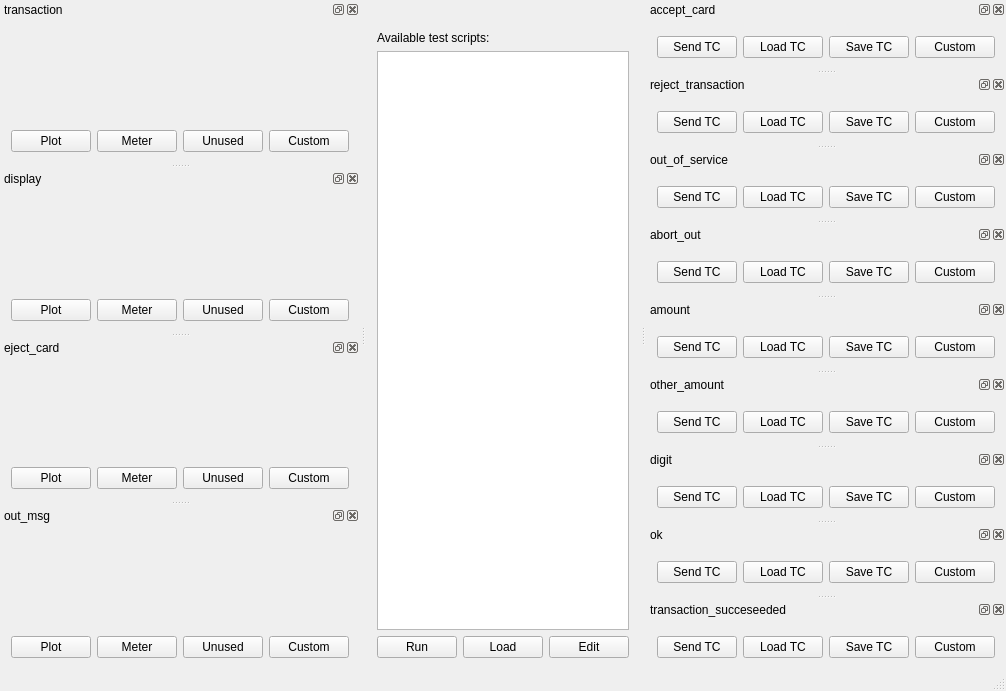
<?xml version="1.0" encoding="UTF-8"?>
<ui version="4.0">
 <class>MainWindow</class>
 <widget class="TasteMainWindow" name="MainWindow">
  <property name="geometry">
   <rect>
    <x>0</x>
    <y>0</y>
    <width>710</width>
    <height>575</height>
   </rect>
  </property>
  <property name="windowTitle">
   <string>gui</string>
  </property>
  <property name="tabShape">
   <enum>QTabWidget::Rounded</enum>
  </property>
  <property name="dockOptions">
   <set>QMainWindow::AllowNestedDocks|QMainWindow::AllowTabbedDocks|QMainWindow::AnimatedDocks</set>
  </property>
  <widget class="QWidget" name="centralWidget">
  <layout class="QVBoxLayout" name="verticalLayout">
     <item>
      <widget class="QLabel" name="tasteLogo" native="true">
       <property name="pixmap">
        <pixmap>tasteLogo_white.png</pixmap>
       </property>
      </widget>
     </item>
     <item>
      <widget class="QLabel" name="instructions" native="true">
       <property name="text">
        <string>Available test scripts:</string>
       </property>
      </widget>
     </item>
     <item>
      <widget class="QListWidget" name="msc" native="true"/>
     </item>
     <item>
      <layout class="QHBoxLayout" name="horizontalLayout">
       <item>
        <widget class="QPushButton" name="runMSC">
         <property name="text">
          <string>Run</string>
         </property>
        </widget>
       </item>
       <item>
        <widget class="QPushButton" name="loadMSC">
         <property name="text">
          <string>Load</string>
         </property>
        </widget>
       </item>
       <item>
        <widget class="QPushButton" name="editMSC">
         <property name="text">
          <string>Edit</string>
         </property>
        </widget>
       </item>
      </layout>
     </item>
    </layout>
   </widget>
   <widget class="QStatusBar" name="statusBar"/>
  <widget class="QDockWidget" name="tm_0">
   <property name="allowedAreas">
    <set>Qt::RightDockWidgetArea</set>
   </property>
   <property name="windowTitle">
    <string>transaction</string>
   </property>
   <attribute name="dockWidgetArea">
    <number>1</number>
   </attribute>
   <widget class="QWidget" name="dockWidgetContents">
    <layout class="QVBoxLayout" name="verticalLayout">
     <item>
      <widget class="asn1Viewer" name="transaction" native="true"/>
     </item>
     <item>
      <layout class="QHBoxLayout" name="horizontalLayout">
       <item>
        <widget class="QPushButton" name="plotButton">
         <property name="text">
          <string>Plot</string>
         </property>
        </widget>
       </item>
       <item>
        <widget class="QPushButton" name="meterButton">
         <property name="text">
          <string>Meter</string>
         </property>
        </widget>
       </item>
       <item>
        <widget class="QPushButton" name="unusedButton">
         <property name="text">
          <string>Unused</string>
         </property>
        </widget>
       </item>
       <item>
        <widget class="QPushButton" name="customCombo">
         <property name="text">
          <string>Custom</string>
         </property>
        </widget>
       </item>
      </layout>
     </item>
    </layout>
   </widget>
  </widget>
  <widget class="QDockWidget" name="tm_1">
   <property name="allowedAreas">
    <set>Qt::RightDockWidgetArea</set>
   </property>
   <property name="windowTitle">
    <string>display</string>
   </property>
   <attribute name="dockWidgetArea">
    <number>1</number>
   </attribute>
   <widget class="QWidget" name="dockWidgetContents">
    <layout class="QVBoxLayout" name="verticalLayout">
     <item>
      <widget class="asn1Viewer" name="display" native="true"/>
     </item>
     <item>
      <layout class="QHBoxLayout" name="horizontalLayout">
       <item>
        <widget class="QPushButton" name="plotButton">
         <property name="text">
          <string>Plot</string>
         </property>
        </widget>
       </item>
       <item>
        <widget class="QPushButton" name="meterButton">
         <property name="text">
          <string>Meter</string>
         </property>
        </widget>
       </item>
       <item>
        <widget class="QPushButton" name="unusedButton">
         <property name="text">
          <string>Unused</string>
         </property>
        </widget>
       </item>
       <item>
        <widget class="QPushButton" name="customCombo">
         <property name="text">
          <string>Custom</string>
         </property>
        </widget>
       </item>
      </layout>
     </item>
    </layout>
   </widget>
  </widget>
  <widget class="QDockWidget" name="tm_2">
   <property name="allowedAreas">
    <set>Qt::RightDockWidgetArea</set>
   </property>
   <property name="windowTitle">
    <string>eject_card</string>
   </property>
   <attribute name="dockWidgetArea">
    <number>1</number>
   </attribute>
   <widget class="QWidget" name="dockWidgetContents">
    <layout class="QVBoxLayout" name="verticalLayout">
     <item>
      <widget class="asn1Viewer" name="eject_card" native="true"/>
     </item>
     <item>
      <layout class="QHBoxLayout" name="horizontalLayout">
       <item>
        <widget class="QPushButton" name="plotButton">
         <property name="text">
          <string>Plot</string>
         </property>
        </widget>
       </item>
       <item>
        <widget class="QPushButton" name="meterButton">
         <property name="text">
          <string>Meter</string>
         </property>
        </widget>
       </item>
       <item>
        <widget class="QPushButton" name="unusedButton">
         <property name="text">
          <string>Unused</string>
         </property>
        </widget>
       </item>
       <item>
        <widget class="QPushButton" name="customCombo">
         <property name="text">
          <string>Custom</string>
         </property>
        </widget>
       </item>
      </layout>
     </item>
    </layout>
   </widget>
  </widget>
  <widget class="QDockWidget" name="tm_3">
   <property name="allowedAreas">
    <set>Qt::RightDockWidgetArea</set>
   </property>
   <property name="windowTitle">
    <string>out_msg</string>
   </property>
   <attribute name="dockWidgetArea">
    <number>1</number>
   </attribute>
   <widget class="QWidget" name="dockWidgetContents">
    <layout class="QVBoxLayout" name="verticalLayout">
     <item>
      <widget class="asn1Viewer" name="out_msg" native="true"/>
     </item>
     <item>
      <layout class="QHBoxLayout" name="horizontalLayout">
       <item>
        <widget class="QPushButton" name="plotButton">
         <property name="text">
          <string>Plot</string>
         </property>
        </widget>
       </item>
       <item>
        <widget class="QPushButton" name="meterButton">
         <property name="text">
          <string>Meter</string>
         </property>
        </widget>
       </item>
       <item>
        <widget class="QPushButton" name="unusedButton">
         <property name="text">
          <string>Unused</string>
         </property>
        </widget>
       </item>
       <item>
        <widget class="QPushButton" name="customCombo">
         <property name="text">
          <string>Custom</string>
         </property>
        </widget>
       </item>
      </layout>
     </item>
    </layout>
   </widget>
  </widget>
  <widget class="QDockWidget" name="tc_4">
   <property name="allowedAreas">
    <set>Qt::RightDockWidgetArea</set>
   </property>
   <property name="windowTitle">
    <string>accept_card</string>
   </property>
   <attribute name="dockWidgetArea">
    <number>2</number>
   </attribute>
   <widget class="QWidget" name="dockWidgetContents">
    <layout class="QVBoxLayout" name="verticalLayout">
     <item>
      <widget class="asn1Editor" name="accept_card" native="true"/>
     </item>
     <item>
      <layout class="QHBoxLayout" name="horizontalLayout">
       <item>
        <widget class="QPushButton" name="sendButton">
         <property name="text">
          <string>Send TC</string>
         </property>
        </widget>
       </item>
       <item>
        <widget class="QPushButton" name="loadButton">
         <property name="text">
          <string>Load TC</string>
         </property>
        </widget>
       </item>
       <item>
        <widget class="QPushButton" name="saveButton">
         <property name="text">
          <string>Save TC</string>
         </property>
        </widget>
       </item>
       <item>
        <widget class="QPushButton" name="customCombo">
         <property name="text">
          <string>Custom</string>
         </property>
        </widget>
       </item>
      </layout>
     </item>
    </layout>
   </widget>
  </widget>
  <widget class="QDockWidget" name="tc_5">
   <property name="allowedAreas">
    <set>Qt::RightDockWidgetArea</set>
   </property>
   <property name="windowTitle">
    <string>reject_transaction</string>
   </property>
   <attribute name="dockWidgetArea">
    <number>2</number>
   </attribute>
   <widget class="QWidget" name="dockWidgetContents">
    <layout class="QVBoxLayout" name="verticalLayout">
     <item>
      <widget class="asn1Editor" name="reject_transaction" native="true"/>
     </item>
     <item>
      <layout class="QHBoxLayout" name="horizontalLayout">
       <item>
        <widget class="QPushButton" name="sendButton">
         <property name="text">
          <string>Send TC</string>
         </property>
        </widget>
       </item>
       <item>
        <widget class="QPushButton" name="loadButton">
         <property name="text">
          <string>Load TC</string>
         </property>
        </widget>
       </item>
       <item>
        <widget class="QPushButton" name="saveButton">
         <property name="text">
          <string>Save TC</string>
         </property>
        </widget>
       </item>
       <item>
        <widget class="QPushButton" name="customCombo">
         <property name="text">
          <string>Custom</string>
         </property>
        </widget>
       </item>
      </layout>
     </item>
    </layout>
   </widget>
  </widget>
  <widget class="QDockWidget" name="tc_6">
   <property name="allowedAreas">
    <set>Qt::RightDockWidgetArea</set>
   </property>
   <property name="windowTitle">
    <string>out_of_service</string>
   </property>
   <attribute name="dockWidgetArea">
    <number>2</number>
   </attribute>
   <widget class="QWidget" name="dockWidgetContents">
    <layout class="QVBoxLayout" name="verticalLayout">
     <item>
      <widget class="asn1Editor" name="out_of_service" native="true"/>
     </item>
     <item>
      <layout class="QHBoxLayout" name="horizontalLayout">
       <item>
        <widget class="QPushButton" name="sendButton">
         <property name="text">
          <string>Send TC</string>
         </property>
        </widget>
       </item>
       <item>
        <widget class="QPushButton" name="loadButton">
         <property name="text">
          <string>Load TC</string>
         </property>
        </widget>
       </item>
       <item>
        <widget class="QPushButton" name="saveButton">
         <property name="text">
          <string>Save TC</string>
         </property>
        </widget>
       </item>
       <item>
        <widget class="QPushButton" name="customCombo">
         <property name="text">
          <string>Custom</string>
         </property>
        </widget>
       </item>
      </layout>
     </item>
    </layout>
   </widget>
  </widget>
  <widget class="QDockWidget" name="tc_7">
   <property name="allowedAreas">
    <set>Qt::RightDockWidgetArea</set>
   </property>
   <property name="windowTitle">
    <string>abort_out</string>
   </property>
   <attribute name="dockWidgetArea">
    <number>2</number>
   </attribute>
   <widget class="QWidget" name="dockWidgetContents">
    <layout class="QVBoxLayout" name="verticalLayout">
     <item>
      <widget class="asn1Editor" name="abort_out" native="true"/>
     </item>
     <item>
      <layout class="QHBoxLayout" name="horizontalLayout">
       <item>
        <widget class="QPushButton" name="sendButton">
         <property name="text">
          <string>Send TC</string>
         </property>
        </widget>
       </item>
       <item>
        <widget class="QPushButton" name="loadButton">
         <property name="text">
          <string>Load TC</string>
         </property>
        </widget>
       </item>
       <item>
        <widget class="QPushButton" name="saveButton">
         <property name="text">
          <string>Save TC</string>
         </property>
        </widget>
       </item>
       <item>
        <widget class="QPushButton" name="customCombo">
         <property name="text">
          <string>Custom</string>
         </property>
        </widget>
       </item>
      </layout>
     </item>
    </layout>
   </widget>
  </widget>
  <widget class="QDockWidget" name="tc_8">
   <property name="allowedAreas">
    <set>Qt::RightDockWidgetArea</set>
   </property>
   <property name="windowTitle">
    <string>amount</string>
   </property>
   <attribute name="dockWidgetArea">
    <number>2</number>
   </attribute>
   <widget class="QWidget" name="dockWidgetContents">
    <layout class="QVBoxLayout" name="verticalLayout">
     <item>
      <widget class="asn1Editor" name="amount" native="true"/>
     </item>
     <item>
      <layout class="QHBoxLayout" name="horizontalLayout">
       <item>
        <widget class="QPushButton" name="sendButton">
         <property name="text">
          <string>Send TC</string>
         </property>
        </widget>
       </item>
       <item>
        <widget class="QPushButton" name="loadButton">
         <property name="text">
          <string>Load TC</string>
         </property>
        </widget>
       </item>
       <item>
        <widget class="QPushButton" name="saveButton">
         <property name="text">
          <string>Save TC</string>
         </property>
        </widget>
       </item>
       <item>
        <widget class="QPushButton" name="customCombo">
         <property name="text">
          <string>Custom</string>
         </property>
        </widget>
       </item>
      </layout>
     </item>
    </layout>
   </widget>
  </widget>
  <widget class="QDockWidget" name="tc_9">
   <property name="allowedAreas">
    <set>Qt::RightDockWidgetArea</set>
   </property>
   <property name="windowTitle">
    <string>other_amount</string>
   </property>
   <attribute name="dockWidgetArea">
    <number>2</number>
   </attribute>
   <widget class="QWidget" name="dockWidgetContents">
    <layout class="QVBoxLayout" name="verticalLayout">
     <item>
      <widget class="asn1Editor" name="other_amount" native="true"/>
     </item>
     <item>
      <layout class="QHBoxLayout" name="horizontalLayout">
       <item>
        <widget class="QPushButton" name="sendButton">
         <property name="text">
          <string>Send TC</string>
         </property>
        </widget>
       </item>
       <item>
        <widget class="QPushButton" name="loadButton">
         <property name="text">
          <string>Load TC</string>
         </property>
        </widget>
       </item>
       <item>
        <widget class="QPushButton" name="saveButton">
         <property name="text">
          <string>Save TC</string>
         </property>
        </widget>
       </item>
       <item>
        <widget class="QPushButton" name="customCombo">
         <property name="text">
          <string>Custom</string>
         </property>
        </widget>
       </item>
      </layout>
     </item>
    </layout>
   </widget>
  </widget>
  <widget class="QDockWidget" name="tc_10">
   <property name="allowedAreas">
    <set>Qt::RightDockWidgetArea</set>
   </property>
   <property name="windowTitle">
    <string>digit</string>
   </property>
   <attribute name="dockWidgetArea">
    <number>2</number>
   </attribute>
   <widget class="QWidget" name="dockWidgetContents">
    <layout class="QVBoxLayout" name="verticalLayout">
     <item>
      <widget class="asn1Editor" name="digit" native="true"/>
     </item>
     <item>
      <layout class="QHBoxLayout" name="horizontalLayout">
       <item>
        <widget class="QPushButton" name="sendButton">
         <property name="text">
          <string>Send TC</string>
         </property>
        </widget>
       </item>
       <item>
        <widget class="QPushButton" name="loadButton">
         <property name="text">
          <string>Load TC</string>
         </property>
        </widget>
       </item>
       <item>
        <widget class="QPushButton" name="saveButton">
         <property name="text">
          <string>Save TC</string>
         </property>
        </widget>
       </item>
       <item>
        <widget class="QPushButton" name="customCombo">
         <property name="text">
          <string>Custom</string>
         </property>
        </widget>
       </item>
      </layout>
     </item>
    </layout>
   </widget>
  </widget>
  <widget class="QDockWidget" name="tc_11">
   <property name="allowedAreas">
    <set>Qt::RightDockWidgetArea</set>
   </property>
   <property name="windowTitle">
    <string>ok</string>
   </property>
   <attribute name="dockWidgetArea">
    <number>2</number>
   </attribute>
   <widget class="QWidget" name="dockWidgetContents">
    <layout class="QVBoxLayout" name="verticalLayout">
     <item>
      <widget class="asn1Editor" name="ok" native="true"/>
     </item>
     <item>
      <layout class="QHBoxLayout" name="horizontalLayout">
       <item>
        <widget class="QPushButton" name="sendButton">
         <property name="text">
          <string>Send TC</string>
         </property>
        </widget>
       </item>
       <item>
        <widget class="QPushButton" name="loadButton">
         <property name="text">
          <string>Load TC</string>
         </property>
        </widget>
       </item>
       <item>
        <widget class="QPushButton" name="saveButton">
         <property name="text">
          <string>Save TC</string>
         </property>
        </widget>
       </item>
       <item>
        <widget class="QPushButton" name="customCombo">
         <property name="text">
          <string>Custom</string>
         </property>
        </widget>
       </item>
      </layout>
     </item>
    </layout>
   </widget>
  </widget>
  <widget class="QDockWidget" name="tc_12">
   <property name="allowedAreas">
    <set>Qt::RightDockWidgetArea</set>
   </property>
   <property name="windowTitle">
    <string>transaction_succeseeded</string>
   </property>
   <attribute name="dockWidgetArea">
    <number>2</number>
   </attribute>
   <widget class="QWidget" name="dockWidgetContents">
    <layout class="QVBoxLayout" name="verticalLayout">
     <item>
      <widget class="asn1Editor" name="transaction_succeseeded" native="true"/>
     </item>
     <item>
      <layout class="QHBoxLayout" name="horizontalLayout">
       <item>
        <widget class="QPushButton" name="sendButton">
         <property name="text">
          <string>Send TC</string>
         </property>
        </widget>
       </item>
       <item>
        <widget class="QPushButton" name="loadButton">
         <property name="text">
          <string>Load TC</string>
         </property>
        </widget>
       </item>
       <item>
        <widget class="QPushButton" name="saveButton">
         <property name="text">
          <string>Save TC</string>
         </property>
        </widget>
       </item>
       <item>
        <widget class="QPushButton" name="customCombo">
         <property name="text">
          <string>Custom</string>
         </property>
        </widget>
       </item>
      </layout>
     </item>
    </layout>
   </widget>
  </widget>
 </widget>
 <layoutdefault spacing="6" margin="11"/>
 <customwidgets>
     <customwidget>
          <class>asn1Editor</class>
          <extends>QWidget</extends>
          <header>asn1_value_editor</header>
     </customwidget>
     <customwidget>
          <class>asn1Viewer</class>
          <extends>QWidget</extends>
          <header>asn1_value_editor</header>
     </customwidget>
     <customwidget>
          <class>TasteMainWindow</class>
          <extends>QMainWindow</extends>
          <header>TasteMainWindow</header>
     </customwidget>
 </customwidgets>
 <resources/>
 <connections/>
</ui>
